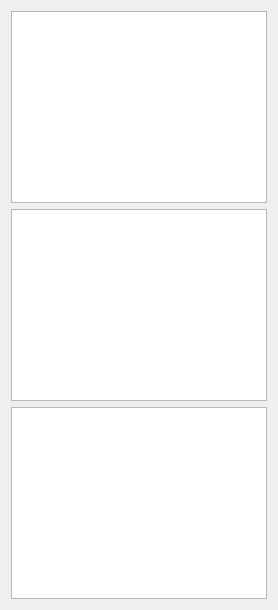
        <widget class="QWidget" name="tab_7">
         <attribute name="title">
          <string>Loss Monitors</string>
         </attribute>
         <layout class="QGridLayout" name="gridLayout_3">
          <item row="1" column="0">
           <widget class="PyDMArchiverTimePlot" name="plot_pmts">
            <property name="sizePolicy">
             <sizepolicy hsizetype="Minimum" vsizetype="Expanding">
              <horstretch>0</horstretch>
              <verstretch>0</verstretch>
             </sizepolicy>
            </property>
            <property name="toolTip">
             <string/>
            </property>
            <property name="showXGrid">
             <bool>true</bool>
            </property>
            <property name="yAxes">
             <stringlist>
              <string>{&quot;name&quot;: &quot;Axis 1&quot;, &quot;orientation&quot;: &quot;right&quot;, &quot;label&quot;: &quot;Counts&quot;, &quot;minRange&quot;: -2000.0, &quot;maxRange&quot;: 32000.0, &quot;autoRange&quot;: true, &quot;logMode&quot;: false}</string>
              <string>{&quot;name&quot;: &quot;Axis 2&quot;, &quot;orientation&quot;: &quot;left&quot;, &quot;label&quot;: &quot;Counts&quot;, &quot;minRange&quot;: -2000.0, &quot;maxRange&quot;: 32000.0, &quot;autoRange&quot;: true, &quot;logMode&quot;: false}</string>
             </stringlist>
            </property>
            <property name="showLegend">
             <bool>true</bool>
            </property>
            <property name="updateMode" stdset="0">
             <enum>PyDMTimePlot::OnValueChange</enum>
            </property>
            <property name="timeSpan">
             <double>86400.000000000000000</double>
            </property>
            <property name="updateInterval">
             <double>60.000000000000000</double>
            </property>
            <property name="autoRangeY">
             <bool>false</bool>
            </property>
            <property name="minYRange">
             <double>-2000.000000000000000</double>
            </property>
            <property name="maxYRange">
             <double>32000.000000000000000</double>
            </property>
            <property name="curves">
             <stringlist>
              <string>{&quot;useArchiveData&quot;: true, &quot;liveData&quot;: null, &quot;channel&quot;: &quot;PMT:LI20:3060:QDCRAW&quot;, &quot;plot_style&quot;: null, &quot;name&quot;: &quot;PMT3060&quot;, &quot;color&quot;: &quot;white&quot;, &quot;lineStyle&quot;: 1, &quot;lineWidth&quot;: 1, &quot;symbol&quot;: null, &quot;symbolSize&quot;: 10, &quot;yAxisName&quot;: &quot;Axis 1&quot;, &quot;barWidth&quot;: null, &quot;upperThreshold&quot;: null, &quot;lowerThreshold&quot;: null, &quot;thresholdColor&quot;: &quot;white&quot;}</string>
              <string>{&quot;useArchiveData&quot;: true, &quot;liveData&quot;: null, &quot;channel&quot;: &quot;PMT:LI20:3070:QDCRAW&quot;, &quot;plot_style&quot;: null, &quot;name&quot;: &quot;PMT3070&quot;, &quot;color&quot;: &quot;red&quot;, &quot;lineStyle&quot;: 1, &quot;lineWidth&quot;: 1, &quot;symbol&quot;: null, &quot;symbolSize&quot;: 10, &quot;yAxisName&quot;: &quot;Axis 1&quot;, &quot;barWidth&quot;: null, &quot;upperThreshold&quot;: null, &quot;lowerThreshold&quot;: null, &quot;thresholdColor&quot;: &quot;white&quot;}</string>
              <string>{&quot;useArchiveData&quot;: true, &quot;liveData&quot;: null, &quot;channel&quot;: &quot;PMT:LI20:3179:QDCRAW&quot;, &quot;plot_style&quot;: null, &quot;name&quot;: &quot;PMT3179&quot;, &quot;color&quot;: &quot;dodgerblue&quot;, &quot;lineStyle&quot;: 1, &quot;lineWidth&quot;: 1, &quot;symbol&quot;: null, &quot;symbolSize&quot;: 10, &quot;yAxisName&quot;: &quot;Axis 1&quot;, &quot;barWidth&quot;: null, &quot;upperThreshold&quot;: null, &quot;lowerThreshold&quot;: null, &quot;thresholdColor&quot;: &quot;white&quot;}</string>
              <string>{&quot;useArchiveData&quot;: true, &quot;liveData&quot;: null, &quot;channel&quot;: &quot;PMT:LI20:3350:QDCRAW&quot;, &quot;plot_style&quot;: null, &quot;name&quot;: &quot;PMT3350&quot;, &quot;color&quot;: &quot;forestgreen&quot;, &quot;lineStyle&quot;: 1, &quot;lineWidth&quot;: 1, &quot;symbol&quot;: null, &quot;symbolSize&quot;: 10, &quot;yAxisName&quot;: &quot;Axis 1&quot;, &quot;barWidth&quot;: null, &quot;upperThreshold&quot;: null, &quot;lowerThreshold&quot;: null, &quot;thresholdColor&quot;: &quot;white&quot;}</string>
              <string>{&quot;useArchiveData&quot;: true, &quot;liveData&quot;: null, &quot;channel&quot;: &quot;PMT:LI20:3360:QDCRAW&quot;, &quot;plot_style&quot;: null, &quot;name&quot;: &quot;PMT3360&quot;, &quot;color&quot;: &quot;yellow&quot;, &quot;lineStyle&quot;: 1, &quot;lineWidth&quot;: 1, &quot;symbol&quot;: null, &quot;symbolSize&quot;: 10, &quot;yAxisName&quot;: &quot;Axis 1&quot;, &quot;barWidth&quot;: null, &quot;upperThreshold&quot;: null, &quot;lowerThreshold&quot;: null, &quot;thresholdColor&quot;: &quot;white&quot;}</string>
             </stringlist>
            </property>
           </widget>
          </item>
          <item row="3" column="0">
           <widget class="PyDMArchiverTimePlot" name="plot_rdms">
            <property name="sizePolicy">
             <sizepolicy hsizetype="Minimum" vsizetype="Expanding">
              <horstretch>0</horstretch>
              <verstretch>0</verstretch>
             </sizepolicy>
            </property>
            <property name="toolTip">
             <string/>
            </property>
            <property name="showXGrid">
             <bool>true</bool>
            </property>
            <property name="yAxes">
             <stringlist>
              <string>{&quot;name&quot;: &quot;Axis 1&quot;, &quot;orientation&quot;: &quot;right&quot;, &quot;label&quot;: &quot;Dose rate (mrem/h)&quot;, &quot;minRange&quot;: -2000.0, &quot;maxRange&quot;: 152000.0, &quot;autoRange&quot;: true, &quot;logMode&quot;: false}</string>
              <string>{&quot;name&quot;: &quot;Axis 2&quot;, &quot;orientation&quot;: &quot;left&quot;, &quot;label&quot;: &quot;Dose rate (mrem/h)&quot;, &quot;minRange&quot;: -2000.0, &quot;maxRange&quot;: 152000.0, &quot;autoRange&quot;: true, &quot;logMode&quot;: false}</string>
             </stringlist>
            </property>
            <property name="showLegend">
             <bool>true</bool>
            </property>
            <property name="updateMode" stdset="0">
             <enum>PyDMTimePlot::OnValueChange</enum>
            </property>
            <property name="timeSpan">
             <double>86400.000000000000000</double>
            </property>
            <property name="updateInterval">
             <double>60.000000000000000</double>
            </property>
            <property name="autoRangeY">
             <bool>false</bool>
            </property>
            <property name="minYRange">
             <double>-2000.000000000000000</double>
            </property>
            <property name="maxYRange">
             <double>152000.000000000000000</double>
            </property>
            <property name="curves">
             <stringlist>
              <string>{&quot;useArchiveData&quot;: true, &quot;liveData&quot;: null, &quot;channel&quot;: &quot;RADM:LI20:1:CH01:MEAS&quot;, &quot;plot_style&quot;: null, &quot;name&quot;: &quot;Upstream RDM&quot;, &quot;color&quot;: &quot;white&quot;, &quot;lineStyle&quot;: 1, &quot;lineWidth&quot;: 1, &quot;symbol&quot;: null, &quot;symbolSize&quot;: 10, &quot;yAxisName&quot;: &quot;Axis 1&quot;, &quot;barWidth&quot;: null, &quot;upperThreshold&quot;: null, &quot;lowerThreshold&quot;: null, &quot;thresholdColor&quot;: &quot;white&quot;}</string>
              <string>{&quot;useArchiveData&quot;: true, &quot;liveData&quot;: null, &quot;channel&quot;: &quot;RADM:LI20:2:CH01:MEAS&quot;, &quot;plot_style&quot;: null, &quot;name&quot;: &quot;Downstream RDM&quot;, &quot;color&quot;: &quot;red&quot;, &quot;lineStyle&quot;: 1, &quot;lineWidth&quot;: 1, &quot;symbol&quot;: null, &quot;symbolSize&quot;: 10, &quot;yAxisName&quot;: &quot;Axis 1&quot;, &quot;barWidth&quot;: null, &quot;upperThreshold&quot;: null, &quot;lowerThreshold&quot;: null, &quot;thresholdColor&quot;: &quot;white&quot;}</string>
             </stringlist>
            </property>
           </widget>
          </item>
          <item row="0" column="0">
           <widget class="PyDMArchiverTimePlot" name="plot_toros">
            <property name="toolTip">
             <string/>
            </property>
            <property name="showXGrid">
             <bool>true</bool>
            </property>
            <property name="yAxes">
             <stringlist>
              <string>{&quot;name&quot;: &quot;Axis 1&quot;, &quot;orientation&quot;: &quot;right&quot;, &quot;label&quot;: &quot;Q (pC)&quot;, &quot;minRange&quot;: -100.0, &quot;maxRange&quot;: 3200.0, &quot;autoRange&quot;: true, &quot;logMode&quot;: false}</string>
              <string>{&quot;name&quot;: &quot;Axis 2&quot;, &quot;orientation&quot;: &quot;left&quot;, &quot;label&quot;: &quot;Q (pC)&quot;, &quot;minRange&quot;: -100.0, &quot;maxRange&quot;: 3200.0, &quot;autoRange&quot;: true, &quot;logMode&quot;: false}</string>
             </stringlist>
            </property>
            <property name="showLegend">
             <bool>true</bool>
            </property>
            <property name="updateMode" stdset="0">
             <enum>PyDMTimePlot::OnValueChange</enum>
            </property>
            <property name="timeSpan">
             <double>86400.000000000000000</double>
            </property>
            <property name="updateInterval">
             <double>60.000000000000000</double>
            </property>
            <property name="autoRangeY">
             <bool>false</bool>
            </property>
            <property name="minYRange">
             <double>-100.000000000000000</double>
            </property>
            <property name="maxYRange">
             <double>3200.000000000000000</double>
            </property>
            <property name="curves">
             <stringlist>
              <string>{&quot;useArchiveData&quot;: true, &quot;liveData&quot;: null, &quot;channel&quot;: &quot;TORO:IN10:431:TMIT_PC&quot;, &quot;plot_style&quot;: null, &quot;name&quot;: &quot;TORO:IN10:431:TMIT_PC&quot;, &quot;color&quot;: &quot;white&quot;, &quot;lineStyle&quot;: 1, &quot;lineWidth&quot;: 1, &quot;symbol&quot;: null, &quot;symbolSize&quot;: 10, &quot;yAxisName&quot;: &quot;Axis 1&quot;, &quot;barWidth&quot;: null, &quot;upperThreshold&quot;: null, &quot;lowerThreshold&quot;: null, &quot;thresholdColor&quot;: &quot;white&quot;}</string>
              <string>{&quot;useArchiveData&quot;: true, &quot;liveData&quot;: null, &quot;channel&quot;: &quot;TORO:IN10:591:TMIT_PC&quot;, &quot;plot_style&quot;: null, &quot;name&quot;: &quot;TORO:IN10:591:TMIT_PC&quot;, &quot;color&quot;: &quot;red&quot;, &quot;lineStyle&quot;: 1, &quot;lineWidth&quot;: 1, &quot;symbol&quot;: null, &quot;symbolSize&quot;: 10, &quot;yAxisName&quot;: &quot;Axis 1&quot;, &quot;barWidth&quot;: null, &quot;upperThreshold&quot;: null, &quot;lowerThreshold&quot;: null, &quot;thresholdColor&quot;: &quot;white&quot;}</string>
              <string>{&quot;useArchiveData&quot;: true, &quot;liveData&quot;: null, &quot;channel&quot;: &quot;TORO:IN10:791:TMIT_PC&quot;, &quot;plot_style&quot;: null, &quot;name&quot;: &quot;TORO:IN10:791:TMIT_PC&quot;, &quot;color&quot;: &quot;dodgerblue&quot;, &quot;lineStyle&quot;: 1, &quot;lineWidth&quot;: 1, &quot;symbol&quot;: null, &quot;symbolSize&quot;: 10, &quot;yAxisName&quot;: &quot;Axis 1&quot;, &quot;barWidth&quot;: null, &quot;upperThreshold&quot;: null, &quot;lowerThreshold&quot;: null, &quot;thresholdColor&quot;: &quot;white&quot;}</string>
              <string>{&quot;useArchiveData&quot;: true, &quot;liveData&quot;: null, &quot;channel&quot;: &quot;TORO:LI11:360:TMIT_PC&quot;, &quot;plot_style&quot;: null, &quot;name&quot;: &quot;TORO:LI11:360:TMIT_PC&quot;, &quot;color&quot;: &quot;forestgreen&quot;, &quot;lineStyle&quot;: 1, &quot;lineWidth&quot;: 1, &quot;symbol&quot;: null, &quot;symbolSize&quot;: 10, &quot;yAxisName&quot;: &quot;Axis 1&quot;, &quot;barWidth&quot;: null, &quot;upperThreshold&quot;: null, &quot;lowerThreshold&quot;: null, &quot;thresholdColor&quot;: &quot;white&quot;}</string>
              <string>{&quot;useArchiveData&quot;: true, &quot;liveData&quot;: null, &quot;channel&quot;: &quot;TORO:LI14:890:TMIT_PC&quot;, &quot;plot_style&quot;: null, &quot;name&quot;: &quot;TORO:LI14:890:TMIT_PC&quot;, &quot;color&quot;: &quot;yellow&quot;, &quot;lineStyle&quot;: 1, &quot;lineWidth&quot;: 1, &quot;symbol&quot;: null, &quot;symbolSize&quot;: 10, &quot;yAxisName&quot;: &quot;Axis 1&quot;, &quot;barWidth&quot;: null, &quot;upperThreshold&quot;: null, &quot;lowerThreshold&quot;: null, &quot;thresholdColor&quot;: &quot;white&quot;}</string>
              <string>{&quot;useArchiveData&quot;: true, &quot;liveData&quot;: null, &quot;channel&quot;: &quot;TORO:LI20:1988:TMIT_PC&quot;, &quot;plot_style&quot;: null, &quot;name&quot;: &quot;TORO:LI20:1988:TMIT_PC&quot;, &quot;color&quot;: &quot;magenta&quot;, &quot;lineStyle&quot;: 1, &quot;lineWidth&quot;: 1, &quot;symbol&quot;: null, &quot;symbolSize&quot;: 10, &quot;yAxisName&quot;: &quot;Axis 1&quot;, &quot;barWidth&quot;: null, &quot;upperThreshold&quot;: null, &quot;lowerThreshold&quot;: null, &quot;thresholdColor&quot;: &quot;white&quot;}</string>
              <string>{&quot;useArchiveData&quot;: true, &quot;liveData&quot;: null, &quot;channel&quot;: &quot;TORO:LI20:2040:TMIT_PC&quot;, &quot;plot_style&quot;: null, &quot;name&quot;: &quot;TORO:LI20:2040:TMIT_PC&quot;, &quot;color&quot;: &quot;turquoise&quot;, &quot;lineStyle&quot;: 1, &quot;lineWidth&quot;: 1, &quot;symbol&quot;: null, &quot;symbolSize&quot;: 10, &quot;yAxisName&quot;: &quot;Axis 1&quot;, &quot;barWidth&quot;: null, &quot;upperThreshold&quot;: null, &quot;lowerThreshold&quot;: null, &quot;thresholdColor&quot;: &quot;white&quot;}</string>
              <string>{&quot;useArchiveData&quot;: true, &quot;liveData&quot;: null, &quot;channel&quot;: &quot;TORO:LI20:2452:TMIT_PC&quot;, &quot;plot_style&quot;: null, &quot;name&quot;: &quot;TORO:LI20:2452:TMIT_PC&quot;, &quot;color&quot;: &quot;deeppink&quot;, &quot;lineStyle&quot;: 1, &quot;lineWidth&quot;: 1, &quot;symbol&quot;: null, &quot;symbolSize&quot;: 10, &quot;yAxisName&quot;: &quot;Axis 1&quot;, &quot;barWidth&quot;: null, &quot;upperThreshold&quot;: null, &quot;lowerThreshold&quot;: null, &quot;thresholdColor&quot;: &quot;white&quot;}</string>
              <string>{&quot;useArchiveData&quot;: true, &quot;liveData&quot;: null, &quot;channel&quot;: &quot;TORO:LI20:3163:TMIT_PC&quot;, &quot;plot_style&quot;: null, &quot;name&quot;: &quot;TORO:LI20:3163:TMIT_PC&quot;, &quot;color&quot;: &quot;lime&quot;, &quot;lineStyle&quot;: 1, &quot;lineWidth&quot;: 1, &quot;symbol&quot;: null, &quot;symbolSize&quot;: 10, &quot;yAxisName&quot;: &quot;Axis 1&quot;, &quot;barWidth&quot;: null, &quot;upperThreshold&quot;: null, &quot;lowerThreshold&quot;: null, &quot;thresholdColor&quot;: &quot;white&quot;}</string>
              <string>{&quot;useArchiveData&quot;: true, &quot;liveData&quot;: null, &quot;channel&quot;: &quot;TORO:LI20:3255:TMIT_PC&quot;, &quot;plot_style&quot;: null, &quot;name&quot;: &quot;TORO:LI20:3255:TMIT_PC&quot;, &quot;color&quot;: &quot;orange&quot;, &quot;lineStyle&quot;: 1, &quot;lineWidth&quot;: 1, &quot;symbol&quot;: null, &quot;symbolSize&quot;: 10, &quot;yAxisName&quot;: &quot;Axis 1&quot;, &quot;barWidth&quot;: null, &quot;upperThreshold&quot;: null, &quot;lowerThreshold&quot;: null, &quot;thresholdColor&quot;: &quot;white&quot;}</string>
             </stringlist>
            </property>
           </widget>
          </item>
         </layout>
        </widget>
